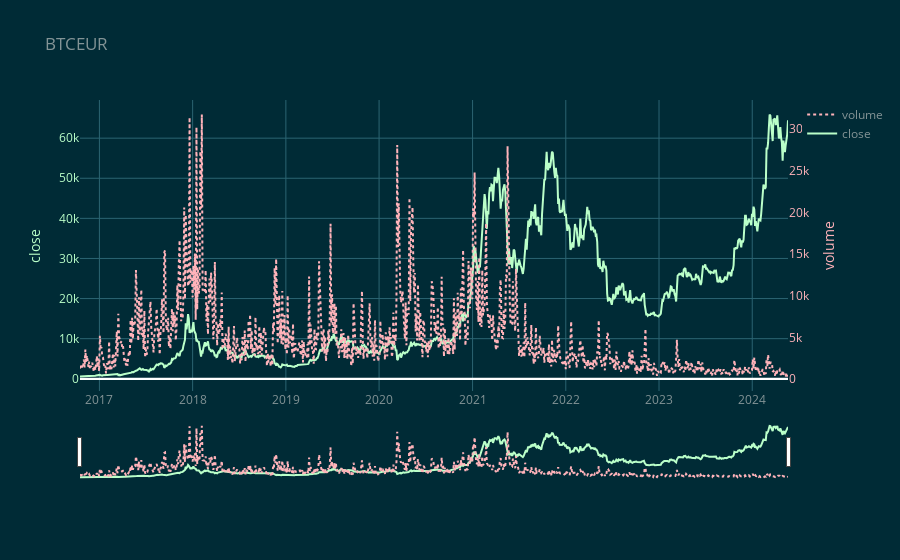
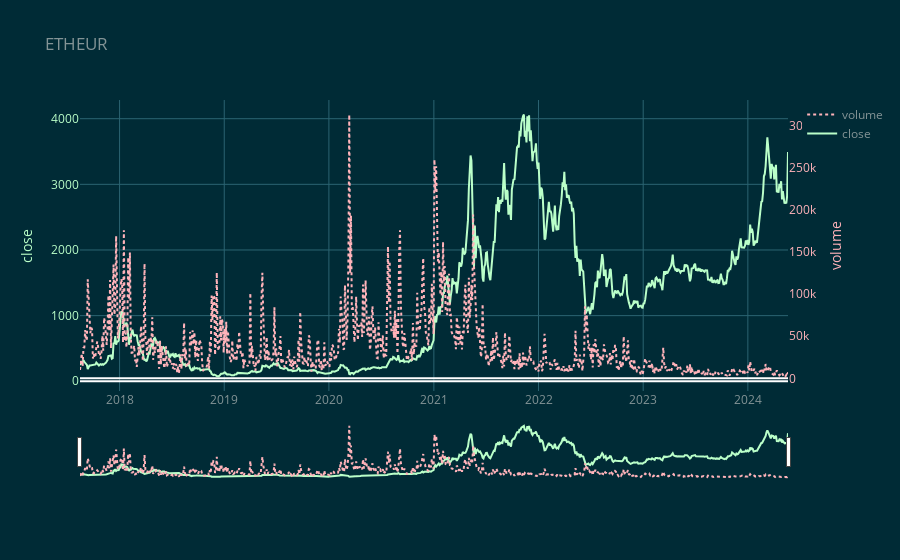

Notebook cell for these charts, in order:
### Code cell
from plot_func import plot_history

for pair in ["btceur", "etheur"]:
    plot_history(
        client,
        pair,
        step_sec=60 * 60 * 24 * 3,
        start_dt=datetime(2015, 1, 1),
        end_dt=datetime(2025, 1, 1),
        title=pair.upper(),
    )

### Figure 1 — Plotly figure (JSON) as saved in the notebook; plotly's stock layout.template omitted (floating-point values rounded to 4 significant figures; data arrays with more than 128 entries replaced by an {"elided": "..."} marker saying what was removed)
{"data": [{"line": {"color": "#baffc9"}, "name": "close", "type": "scatter", "x": {"elided": "925 str values"}, "y": {"elided": "925 float values"}}, {"line": {"color": "#ffb3ba", "dash": "dot"}, "name": "volume", "type": "scatter", "x": {"elided": "925 str values"}, "y": {"elided": "925 float values"}, "yaxis": "y2"}], "layout": {"font": {"color": "#839496"}, "legend": {"font": {"color": "#839496"}, "traceorder": "reversed"}, "paper_bgcolor": "#002b36", "plot_bgcolor": "#002b36", "title": {"text": "BTCEUR"}, "xaxis": {"gridcolor": "#2b6472", "rangeslider": {"visible": true}}, "yaxis": {"color": "#baffc9", "gridcolor": "#2b6472", "title": {"text": "close"}}, "yaxis2": {"color": "#ffb3ba", "overlaying": "y", "showgrid": false, "side": "right", "title": {"text": "volume"}}}}

### Figure 2 — Plotly figure (JSON) as saved in the notebook; plotly's stock layout.template omitted (floating-point values rounded to 4 significant figures; data arrays with more than 128 entries replaced by an {"elided": "..."} marker saying what was removed)
{"data": [{"line": {"color": "#baffc9"}, "name": "close", "type": "scatter", "x": {"elided": "824 str values"}, "y": {"elided": "824 float values"}}, {"line": {"color": "#ffb3ba", "dash": "dot"}, "name": "volume", "type": "scatter", "x": {"elided": "824 str values"}, "y": {"elided": "824 float values"}, "yaxis": "y2"}], "layout": {"font": {"color": "#839496"}, "legend": {"font": {"color": "#839496"}, "traceorder": "reversed"}, "paper_bgcolor": "#002b36", "plot_bgcolor": "#002b36", "title": {"text": "ETHEUR"}, "xaxis": {"gridcolor": "#2b6472", "rangeslider": {"visible": true}}, "yaxis": {"color": "#baffc9", "gridcolor": "#2b6472", "title": {"text": "close"}}, "yaxis2": {"color": "#ffb3ba", "overlaying": "y", "showgrid": false, "side": "right", "title": {"text": "volume"}}}}
